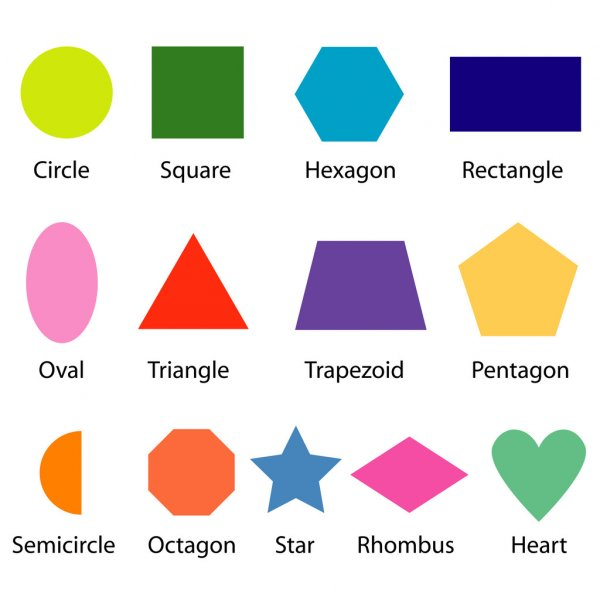
#> input picture shapes.jpg, 600 x 600 px
$ python contours.py
#> lines starting #> are read from the running program, lines starting #| are printed output that depends on the picture; after the words box and inside, x2 and y2 are one past the last pixel; in counts of white or black regions, pixels touching at a corner belong together
import numpy as np
import cv2

img = cv2.imread("shapes.jpg")
#> img is the input picture: shape (600, 600, 3); mean B, G, R 215.3, 218.7, 224.5
img_contour = img.copy()


def get_contours(img):
    contours, hierarchy = cv2.findContours(img, cv2.RETR_EXTERNAL, cv2.CHAIN_APPROX_NONE)
    for cnt in contours:
        area = cv2.contourArea(cnt)
        print(area)
        # cv2.drawContours(img_contour, cnt, -1, (255, 0, 0), 3)
        if area > 500:
            cv2.drawContours(img_contour, cnt, -1, (255, 0, 0), 3)
            perimeter = cv2.arcLength(cnt, True)
            print(perimeter)
            approx = cv2.approxPolyDP(cnt, 0.02 * perimeter, True)
            print(len(approx))
            obj_cor = len(approx)
            x, y, w, h = cv2.boundingRect(approx)

            if obj_cor == 3:
                obj_type = "tri"
            elif obj_cor == 4:
                asp_ratio = w / float(h)
                if 0.95 < asp_ratio < 1.05:
                    obj_type = "square"
                else:
                    obj_type = "rectangle"
            elif obj_cor == 8:
                obj_type = "octagon"
            elif obj_cor > 4:
                obj_type = "circle"
            else:
                obj_type = "none"

            cv2.rectangle(img_contour, (x, y), (x + w, y + h), (0, 255, 0), 2)
            cv2.putText(img_contour, obj_type,
                        (x + (w // 2) - 10, y + (h // 2) - 10), cv2.FONT_HERSHEY_COMPLEX, 0.8, (0, 0, 0), 2)


img_gray = cv2.cvtColor(img, cv2.COLOR_BGR2GRAY)
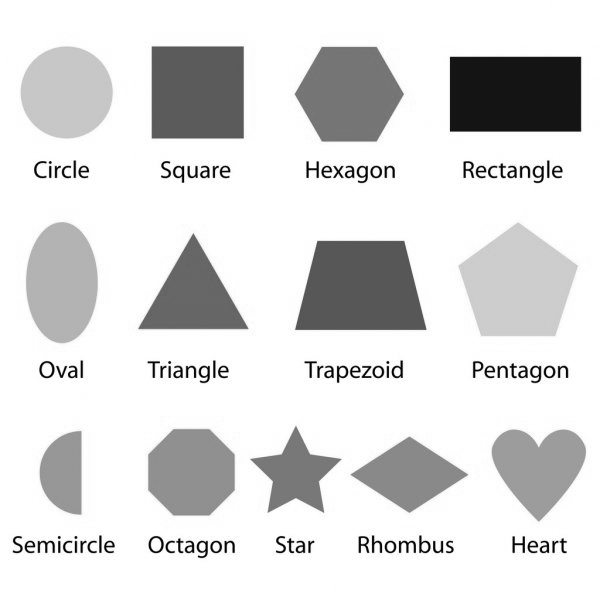
#> img_gray: shape (600, 600); min 0, max 255, mean 220
img_blur = cv2.GaussianBlur(img_gray, (7, 7), 1)
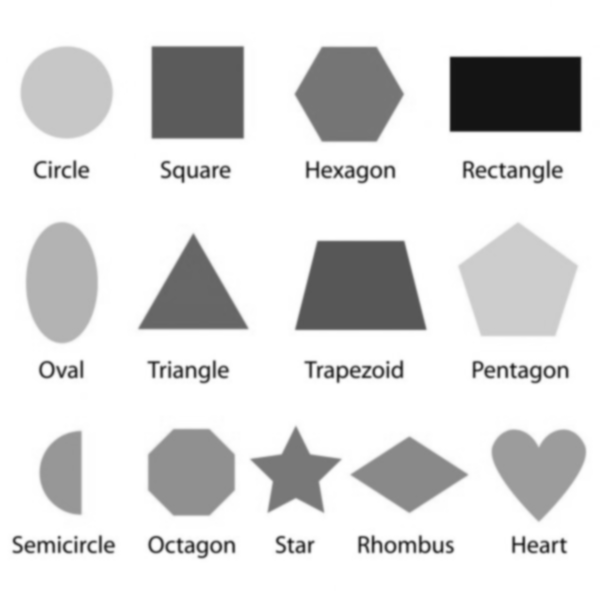
#> img_blur: shape (600, 600); min 20, max 255, mean 220
img_canny = cv2.Canny(img_blur, 50, 50)
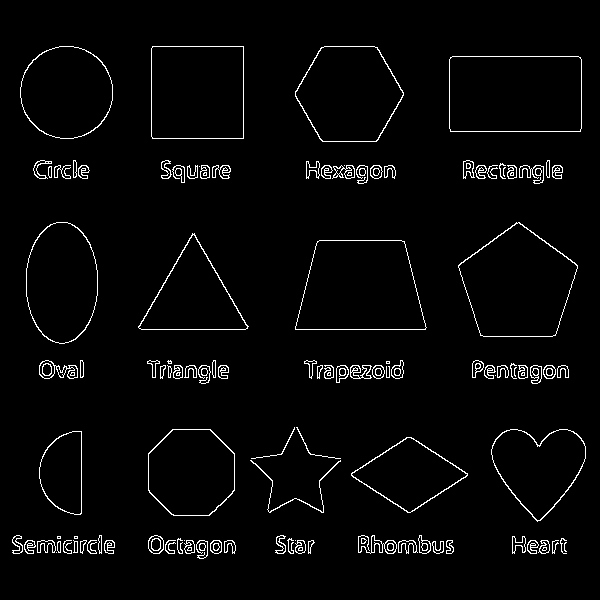
#> img_canny: shape (600, 600); 2.9% white in thin lines or dots, all inside (x1, y1, x2, y2) = (12, 46, 586, 559)
img_blank = np.zeros_like(img)
get_contours(img_canny)
#> in get_contours, `contours, hierarchy = cv2.findContours(img, cv2.RETR_EXTERNAL, cv2.CHA..`: contours = 116 contours, 31 with area under 20; largest, box (x1, y1, x2, y2) and area: (449, 56, 582, 132) 9887, (295, 240, 427, 330) 9696, (458, 222, 578, 337) 9513, (151, 46, 244, 139) 8461, (295, 46, 404, 142) 7830
#> the loop in get_contours, `for cnt in contours:` made 116 passes
#> (area, perimeter, approx, obj_cor, x, y, w, h) on passes 41, 79, 113, 115: (4603, 296.5, [[406, 437], [351, 475], [410, 512], [467, 473]], 4, 351, 437, 117, 76), (9696.5, 412.5, [[317, 241], [295, 329], [425, 329], [404, 241]], 4, 295, 241, 131, 89), (9887, 410.5, [[450, 57], [450, 131], [580, 131], [580, 57]], 4, 450, 57, 131, 75), (8461, 366.8, [[152, 46], [152, 138], [243, 138], [243, 46]], 4, 152, 46, 92, 93)
#> (area, perimeter, approx, obj_cor, x, y, w, h) on pass 80: (5420, 347.2, [[192, 233], [138, 327], [247, 328]], 3, 138, 233, 110, 96)
#| 0.0
#| 37.0
#| 3.0
#| 76.0
#| 31.0
#| 5.0
#| 99.0
#| 98.5
#> (further printed lines are left out)
#> after the loop in get_contours, `for cnt in contours:`:
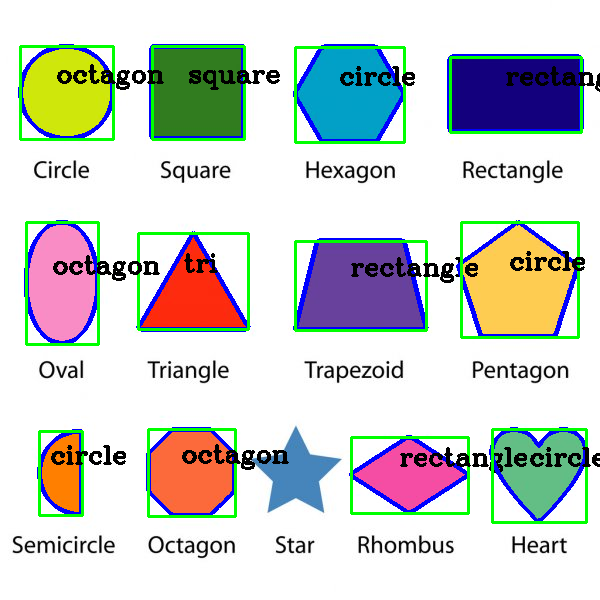
#> img_contour: shape (600, 600, 3); 9.41% of pixels changed, all inside (x1, y1, x2, y2) = (18, 44, 600, 524)

img_hor = np.hstack((img_gray, img_blur))
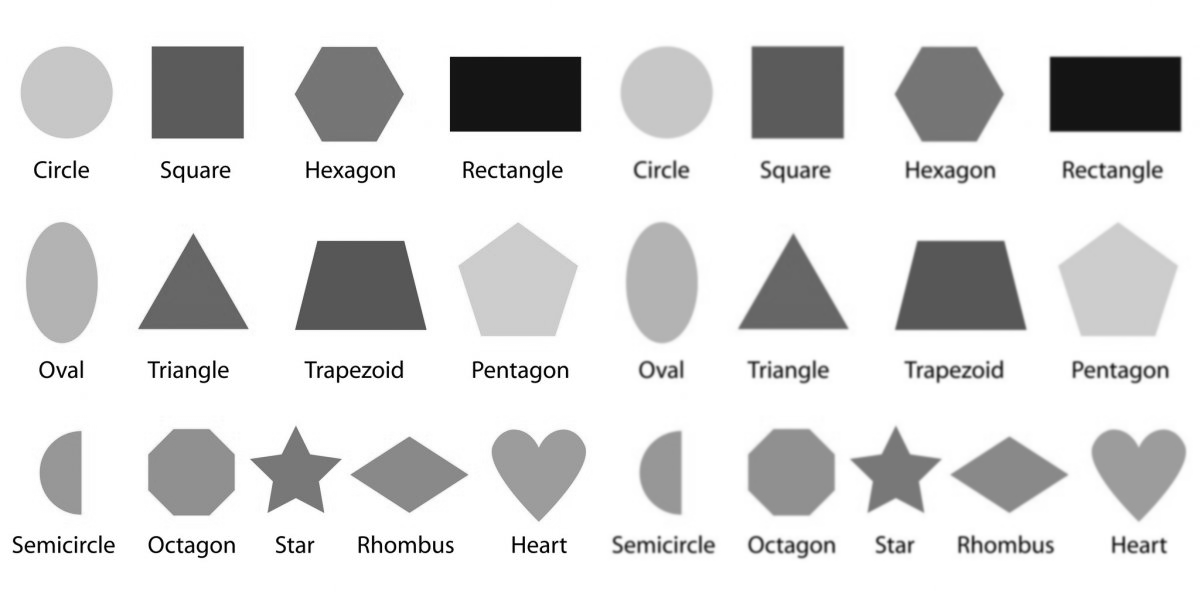
#> img_hor: shape (600, 1200); min 0, max 255, mean 220

# cv2.imshow("original", img)
# cv2.imshow("stack", img_hor)
cv2.imshow("canny", img_canny)
cv2.imshow("contour", img_contour)
cv2.waitKey(0)

$ run again, with cards.jpg copied over shapes.jpg
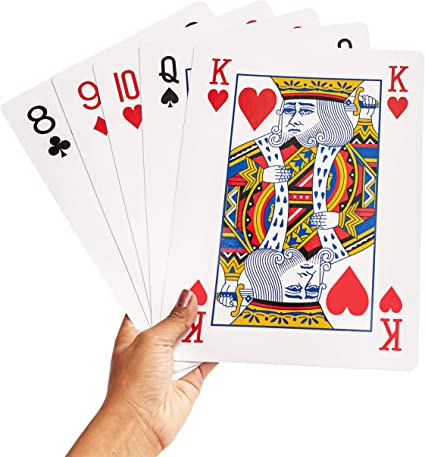
#> input picture cards.jpg, 425 x 457 px
#> img is the input picture: shape (457, 425, 3); mean B, G, R 211.9, 216.8, 230.2
#> `img_canny = cv2.Canny(img_blur, 50, 50)`:
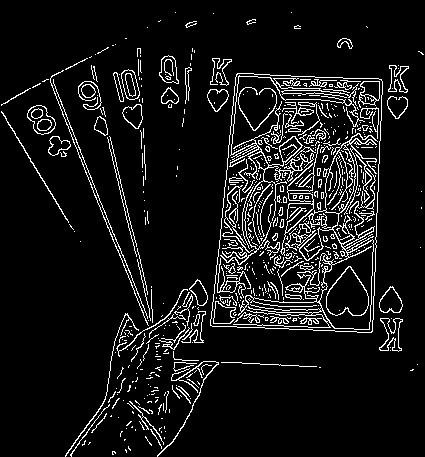
#> img_canny: shape (457, 425); 8.4% white in thin lines or dots
#> contours = 229 contours, 201 with area under 20; largest, box (x1, y1, x2, y2) and area: (210, 73, 383, 333) 38981, (27, 105, 56, 135) 536, (379, 286, 403, 313) 410, (121, 69, 140, 100) 384, (159, 55, 179, 84) 376
#> the loop in get_contours, `for cnt in contours:` made 229 passes
#> (area, perimeter, approx, obj_cor, x, y, w, h) on pass 192: (38981, 833.2, [[237, 73], [210, 325], [371, 332], [381, 79]], 4, 210, 73, 172, 260)
#> (printed output is left out)
#> `img_hor = np.hstack((img_gray, img_blur))`:
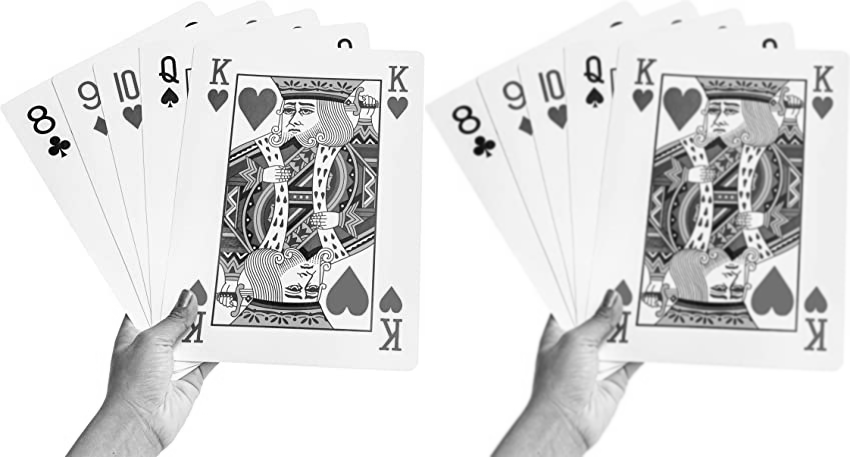
#> img_hor: shape (457, 850); min 0, max 255, mean 220.2
